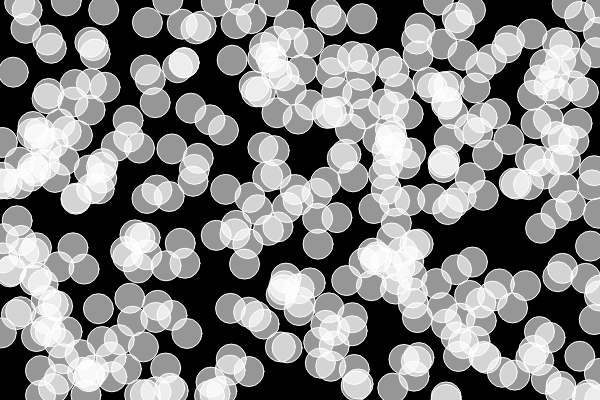
Frame 1 (no input)
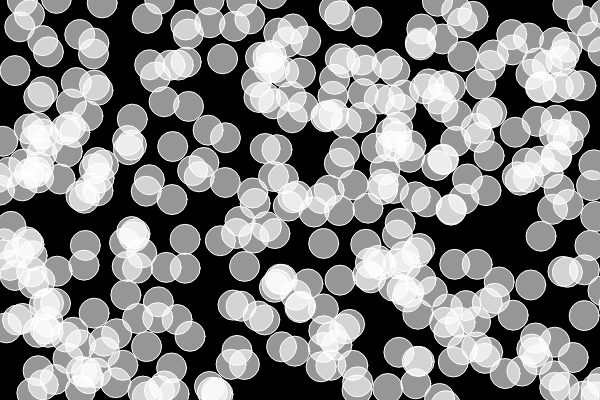
Frame 60 (no input)
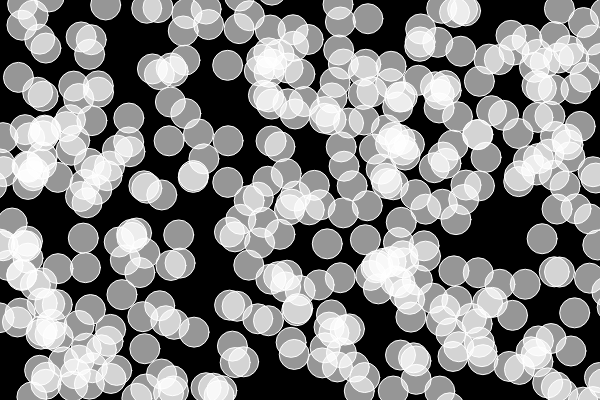
Frame 120 (the mouse pressed at the canvas centre since frame 60)

The p5.js sketch that drew these frames (run headless with seeded random() and noise() and a simulated clock; from frame 60 on, the mouse is pressed at the canvas centre):

// p5.js sketch
// ── sketch.js
var bubbles = [];


function setup() {
  createCanvas(600,400);
  for (var i = 0; i < 400; i++){
    bubbles[i] = {
    x: random(0,width),
    y: random(0,height),
    display: function()  {
      stroke(255);
      fill(255,150);
      ellipse(this.x,this.y,30,30);
      },
    move: function() {
     this.x = this.x + random(-1,1);
      this.y = this.y + random(-1,1);
      }
    }
  }
}


function draw() {
  background(0);
  for (var i = 0; i < bubbles.length; i ++) {
  bubbles[i].move();
  bubbles[i].display();
  }
  
}
